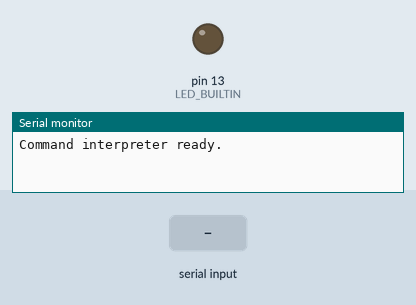
This sketch was run on a simulated Arduino Uno, built with avr-gcc and run on an emulated ATmega328P. On the bench: output pins drawn as LEDs (lit = HIGH), the last lines printed to the serial monitor. The inputs (shaded band) are chosen by the test bench.

Above: at 1.2 s.
1.3 s: "led_on\n" received over Serial
At 2.5 s:
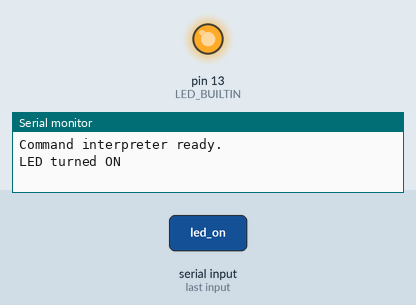
2.8 s: "led_off\n" received over Serial
At 3.8 s:
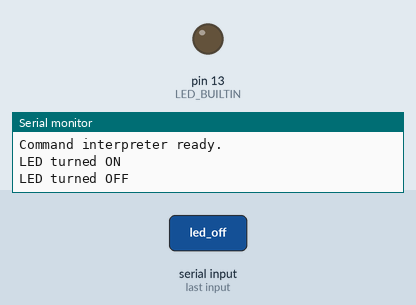
Timing chart, 0 to 5.8 s (numbered marks = the images above; inputs shaded):
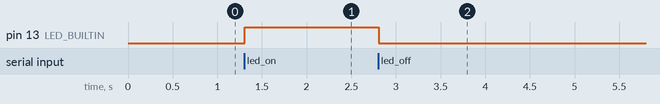

Measured:
- after the input at 1.3 s, pin 13 (LED_BUILTIN): LOW → HIGH at once
- after the input at 2.8 s, pin 13 (LED_BUILTIN): HIGH → LOW at once

The sketch:

serial_cmd2.ino
```cpp
/*
 * AI generated
 */

String inputString = "";     // Stores incoming serial data

void setup() {
  Serial.begin(9600);
  pinMode(LED_BUILTIN, OUTPUT);
  Serial.println("Command interpreter ready.");
}

void loop() {
  // Read incoming characters while available
  while (Serial.available() > 0) {
    char inChar = (char)Serial.read();
    if (inChar == '\n') {
      processCommand(inputString);
      inputString = ""; // Clear buffer after processing
    } else {
      inputString += inChar;
    }
  }
}

void processCommand(String commandLine) {
  commandLine.trim(); // Remove leading/trailing whitespace
  if (commandLine.length() == 0) return;

  // Split command and arguments
  int spaceIndex = commandLine.indexOf(' ');
  String command = (spaceIndex == -1) ? commandLine : commandLine.substring(0, spaceIndex);
  String args = (spaceIndex == -1) ? "" : commandLine.substring(spaceIndex + 1);

  // Match and execute command
  if (command == "led_on") {
    digitalWrite(LED_BUILTIN, HIGH);
    Serial.println("LED turned ON");
  } else if (command == "led_off") {
    digitalWrite(LED_BUILTIN, LOW);
    Serial.println("LED turned OFF");
  } else if (command == "echo") {
    Serial.println("Echo: " + args);
  } else {
    Serial.println("Unknown command: " + command);
  }
}
```
